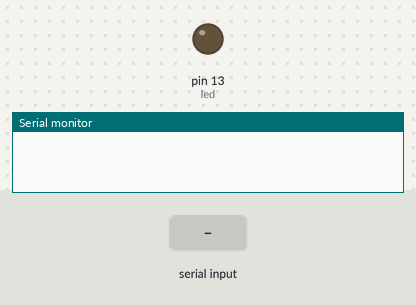
This sketch was run on a simulated Arduino Uno, built with avr-gcc and run on an emulated ATmega328P. Shown: output pins drawn as LEDs (lit = HIGH), the last lines printed to the serial monitor. Inputs (shaded band) come from the test bench.

Above: at 1.2 s.
1.3 s: "U" received over Serial
At 2.1 s:
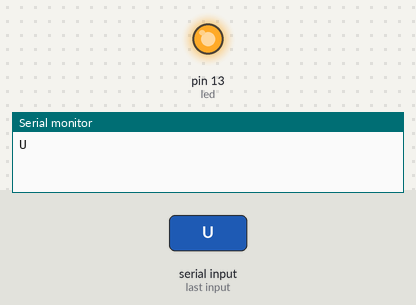
3.8 s: "S" received over Serial
At 4.4 s:
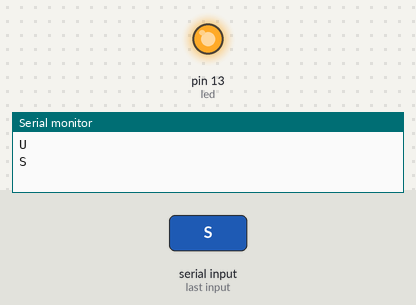
5.3 s: "F" received over Serial
At 6.7 s:
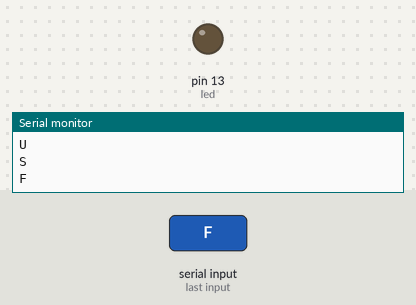
Timing chart, 0 to 8.3 s (numbered marks = the images above; inputs shaded):
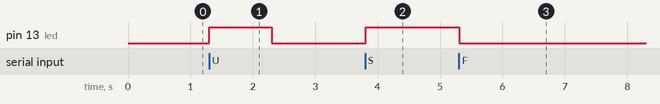

Measured:
- after the input at 1.3 s, pin 13 (led): LOW → HIGH at once, → LOW 1.0 s later
- after the input at 3.8 s, pin 13 (led): LOW → HIGH at once
- after the input at 5.3 s, pin 13 (led): HIGH → LOW at once

The sketch:

Blink.ino
```cpp
int led = 13;

void setup() {
  pinMode(led, OUTPUT);
  Serial.begin(9600);
}

// the loop routine runs over and over again forever:
void loop() {
  String content = "";
  char character;

  while(Serial.available()) {
      character = Serial.read();
      content.concat(character);
  }

  Serial.println(content);
  if (content != "") {
    if(content == "U"){
       digitalWrite(led, HIGH);
       delay(1000);
       digitalWrite(led, LOW);
       delay(1000);
    }else if(content == "S"){
       digitalWrite(led, HIGH);
       delay(1000);
    }else if( content == "F"){
       digitalWrite(led, LOW);
       delay(1000);
    }
  }
}
```
